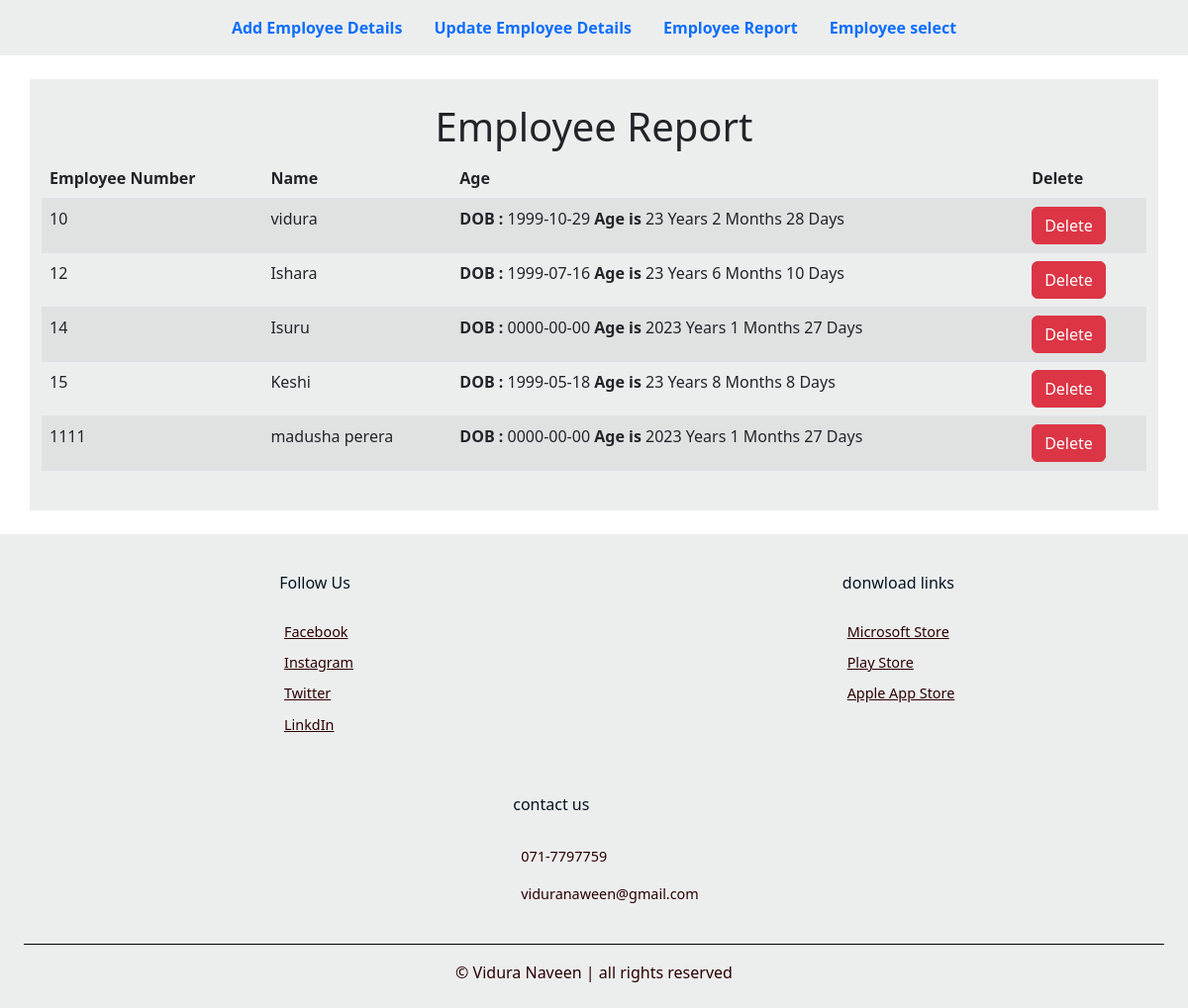
The app's page /empReport.php with its own data.
### tables this page shows
CREATE TABLE `tbl_employe` (
  `id` int(100) NOT NULL,
  `name` varchar(250) NOT NULL,
  `dob` date NOT NULL,
  `address` varchar(500) NOT NULL,
  `emp_no` int(100) NOT NULL
);

### empReport.php (the view, shortened to what this page needs)
<!DOCTYPE html>
<html lang="en">
<head>
    <link rel="stylesheet" href="css/style.css">
    <link rel="stylesheet" href="https://cdn.jsdelivr.net/npm/bootstrap@5.2.3/dist/css/bootstrap.min.css">
</head>
<body>
<?php
include_once 'db/dbconnection.php';
$result = mysqli_query($conn,"SELECT * FROM tbl_employe");
?>
<?php include 'nav.php';?>
    <div class="container">
    <h1 class="text-center">Employee Report</h1>
    <table class="table table-striped">
        <thead>
            <tr>
                <th>Employee Number</th>
                <th>Name</th>
                <th>Age</th>
                <th>Delete</th>
            </tr>
        </thead>
        <tbody>
        <?php
            foreach( $result as $data )
            {
                ?> <tr>
                          <td><?php echo $data['emp_no']?></td>
                          <td><?php echo $data['name']?></td>
                          <td><b> DOB : </b><?php echo $dateOfBirth = $data['dob'];
                          $today = date("Y-m-d");
                          $diff = date_diff(date_create($dateOfBirth), date_create($today));
                          echo ' <b>Age is</b> '.$diff->format('%y Years %m Months %d Days') ?></td>
                            <td><a href="empReport.php?delid=<?php echo $data['id']?>" class="btn btn-danger">Delete </a></td>
                        </tr>
                        <?php
            }
       ?>
        </tbody>
    </table>
    </div>
    <?php require_once('footer.php')?>
</body>
</html>

### nav.php (shortened to what this page needs)
<!DOCTYPE html>
<html lang="en">
<head>
    <link rel="stylesheet" href="https://cdn.jsdelivr.net/npm/bootstrap@5.2.3/dist/css/bootstrap.min.css">
</head>
<body>
    <div class="">
            <nav class="navbar navbar-expand-lg" style="background-color: #eceeee;">
            <div class="collapse navbar-collapse justify-content-center" id="navbarNav">
                <ul class="nav justify-content-center">
                <li class="nav-item active">
                    <a class="nav-link colcss" href="addEmpdetails.php">Add Employee Details <span class="sr-only"></span></a>
                </li>
                <li class="nav-item">
                    <a class="nav-link colcss" href="updateEmpdetails.php">Update Employee Details</a>
                </li>
                <li class="nav-item">
                    <a class="nav-link colcss" href="empReport.php">Employee Report</a>
                </li>
                <li class="nav-item">
                    <a class="nav-link colcss" href="empSelect.php">Employee select</a>
                </li>
                </ul>
            </div>
            </nav>
    </div>
</body>
</html>

### footer.php (shortened to what this page needs)
<!DOCTYPE html>
<html lang="en">
<head>
</head>
<body>
<section class="footer">
<div class="footer-container">
    <div class="box-container">
        <div class="box">
            <ul>
                <h3>Follow Us</h3>
                <a href="https://www.facebook.com/" target="_blank">Facebook</a>
                <a href="https://www.instagram.com/" target="_blank">Instagram</a>
                <a href="https://twitter.com/" target="_blank">Twitter</a>
                <a href="https://www.linkedin.com/" target="_blank">LinkdIn</a>
            </ul>
        </div>
        <div class="box">
            <ul>
                <h3>donwload links</h3>
                <a href="https://apps.microsoft.com/store/apps" target="_blank">Microsoft Store</a>
                <a href="https://play.google.com/" target="_blank">Play Store</a>
                <a href="https://apps.apple.com/" target="_blank">Apple App Store</a>
            </ul>
        </div>
        <div class="box">
            <ul>
                <h3>contact us</h3>
                <li>071-7797759</li>
                <li>viduranaween@gmail.com</li>
            </ul>
        </div>
    </div>
    <div class="credit"> &copy; <span> Vidura Naveen </span> | all rights reserved </div>
</div>
</section>
</body>
</html>

### css/style.css (style rules this page uses)
.container { background-color: #eceeee; margin: 1.5rem; padding: 1.5rem; }

### nav.php (style rules this page uses)
.colcss { align-items: center; font-weight: bold; }

### footer.php (style rules this page uses)
.footer .footer-container { background:#eceeee ; padding:1.5rem; }
.footer .footer-container .box-container { display: flex; flex-wrap: wrap; gap:1.5rem; }
.footer .footer-container .box-container .box { display: flex; justify-content: center; flex:1 1 25rem; }
.footer .footer-container .box-container .box h3 { color:#051320; font-size: 1rem; padding:1rem 0; }
.footer .footer-container .box-container .box li { display: block; color:#2c0001; font-size: 0.9rem; padding:0.5rem; font-weight: 300; }
.footer .footer-container .box-container .box a { display: block; color:#2c0001; font-size: 0.9rem; padding:0.3rem ; font-weight: 300; }
.footer .footer-container .credit { font-size: 1rem; margin-top: 1rem; padding-top: 1rem; border-top: .1rem solid black;; color:#2c0001; text-align: center; }
.footer .footer-container .credit span { color:#2c0001; }

### records on screen
tbl_employe: emp_no "10", name "vidura", dob "1999-10-29", dob "23 Years 2 Months 28 Days"
tbl_employe: emp_no "12", name "Ishara", dob "1999-07-16", dob "23 Years 6 Months 10 Days"
tbl_employe: emp_no "14", name "Isuru", dob "0000-00-00", dob "2023 Years 1 Months 27 Days"
tbl_employe: emp_no "15", name "Keshi", dob "1999-05-18", dob "23 Years 8 Months 8 Days"
tbl_employe: emp_no "1111", name "madusha perera", dob "0000-00-00", dob "2023 Years 1 Months 27 Days"
